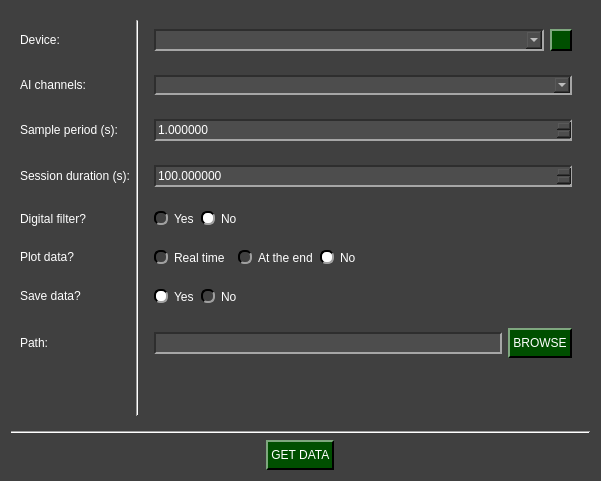
<?xml version="1.0" encoding="UTF-8"?>
<ui version="4.0">
 <class>Arduino_GetData_W</class>
 <widget class="QWidget" name="Arduino_GetData_W">
  <property name="geometry">
   <rect>
    <x>0</x>
    <y>0</y>
    <width>601</width>
    <height>481</height>
   </rect>
  </property>
  <property name="windowTitle">
   <string>Form</string>
  </property>
  <property name="styleSheet">
   <string notr="true">QComboBox QAbstractItemView {
    background-color: rgb(77, 77, 77);
}

QComboBox QAbstractItemView::item:focus{
    background-color: rgb(140, 140, 140);
}

QDoubleSpinBox{
	background-color: rgb(77, 77, 77);
	
	border-top: 1.5px solid rgb(46, 46, 46);
	border-left: 1.5px solid rgb(46, 46, 46);

	border-bottom: 1.5px solid rgb(166, 166, 166);
	border-right: 1.5px solid rgb(166, 166, 166);
}

QDoubleSpinBox::up-button{
    image: url(:/imgs/imgs/drop_up_arrow.png);
	width: 11px;

	background-color: rgb(0, 79, 0);
	border-top: 1.5px solid rgb(127, 167, 127);
	border-left: 1.5px solid rgb(127, 167, 127);

	border-bottom: 1.5px solid rgb(0, 0, 0);
	border-right: 1.5px solid rgb(0, 0, 0);
}

QDoubleSpinBox::up-button:pressed{
	border: 2px solid rgb(255, 255, 255);
}

QDoubleSpinBox::up-button:hover{
	background-color: rgb(0, 50, 0);
}

QDoubleSpinBox::down-button{
    image: url(:/imgs/imgs/drop_down_arrow.png);
	width: 11px;

	background-color: rgb(0, 79, 0);
	border-top: 1.5px solid rgb(127, 167, 127);
	border-left: 1.5px solid rgb(127, 167, 127);

	border-bottom: 1.5px solid rgb(0, 0, 0);
	border-right: 1.5px solid rgb(0, 0, 0);
}

QDoubleSpinBox::down-button:pressed{
	border: 2px solid rgb(255, 255, 255);
}

QDoubleSpinBox::down-button:hover{
	background-color: rgb(0, 50, 0);
}

QWidget#Arduino_GetData_W{
	background-color: rgb(64, 64, 64);
}

QWidget{
	color: rgb(255, 255, 255);
}

QComboBox{
	background-color: rgb(77, 77, 77);
	
	border-top: 1.5px solid rgb(46, 46, 46);
	border-left: 1.5px solid rgb(46, 46, 46);

	border-bottom: 1.5px solid rgb(166, 166, 166);
	border-right: 1.5px solid rgb(166, 166, 166);
}


QComboBox::drop-down{
	image: url(:/imgs/imgs/drop_down_arrow.png);
	width: 11px;

	background-color: rgb(0, 79, 0);
	border-top: 2px solid rgb(127, 167, 127);
	border-left: 2px solid rgb(127, 167, 127);

	border-bottom: 2px solid rgb(0, 0, 0);
	border-right: 2px solid rgb(0, 0, 0);
}

QComboBox::drop-down:hover{
	background-color: rgb(0, 50, 0);
}

QComboBox::drop-down:pressed{
	border: 2px solid rgb(255, 255, 255);
}

QPushButton{
	background-color: rgb(0, 79, 0);

	border-top: 1.5px solid rgb(127, 167, 127);
	border-left: 1.5px solid rgb(127, 167, 127);

	border-bottom: 1.5px solid rgb(0, 0, 0);
	border-right: 1.5px solid rgb(0, 0, 0);

	
	font: 12pt &quot;Helvetica&quot;;
	text-align:center;
}

QWidget{
	font: 12pt &quot;Helvetica&quot;;
}

QPushButton:hover{
	background-color: rgb(0, 50, 0);
}

QPushButton:pressed{
	border: 2px solid rgb(255, 255, 255);
}

QLineEdit{
	background-color: rgb(77, 77, 77);
	border-top: 1.5px solid rgb(46, 46, 46);
	border-left: 1.5px solid rgb(46, 46, 46);

	border-bottom: 1.5px solid rgb(166, 166, 166);
	border-right: 1.5px solid rgb(166, 166, 166);
}

QRadioButton::indicator{
	border-radius: 6px;
	border-top: 1.5px solid rgb(0, 0, 0);
	border-left: 1.5px solid rgb(0, 0, 0);

	border-bottom: 1.5px solid rgb(160, 160, 160);
	border-right: 1.5px solid rgb(160, 160, 160);
}

QRadioButton::indicator::checked{
	background-color: white;
}

QRadioButton::indicator::unchecked:hover{
	background-color: #9F9F9F;
}

QRadioButton::indicator::pressed{
	border: 1.5px solid #505050
}

QPushButton#reload_devices{
	image: url(:/imgs/imgs/reload.png);
	width: 11px;
	background-color: rgb(0, 79, 0);

	border-top: 1.5px solid rgb(127, 167, 127);
	border-left: 1.5px solid rgb(127, 167, 127);

	border-bottom: 1.5px solid rgb(0, 0, 0);
	border-right: 1.5px solid rgb(0, 0, 0);

	
	font: 12pt &quot;Helvetica&quot;;
	text-align:center;
}

QPushButton#reload_devices:hover{
	background-color: rgb(0, 50, 0);
}

QPushButton#reload_devices:pressed{
	border: 2px solid rgb(255, 255, 255);
}</string>
  </property>
  <property name="locale">
   <locale language="English" country="UnitedStates"/>
  </property>
  <layout class="QVBoxLayout" name="verticalLayout">
   <item>
    <widget class="QWidget" name="widget" native="true">
     <layout class="QGridLayout" name="gridLayout">
      <item row="0" column="1" rowspan="11">
       <widget class="Line" name="line">
        <property name="orientation">
         <enum>Qt::Orientation::Vertical</enum>
        </property>
       </widget>
      </item>
      <item row="5" column="2" alignment="Qt::AlignmentFlag::AlignLeft">
       <widget class="QWidget" name="widget_7" native="true">
        <layout class="QHBoxLayout" name="horizontalLayout">
         <item>
          <widget class="QRadioButton" name="yes_rt_plot_radio">
           <property name="text">
            <string>Real time</string>
           </property>
           <property name="checked">
            <bool>false</bool>
           </property>
           <attribute name="buttonGroup">
            <string notr="true">plot_radio_group</string>
           </attribute>
          </widget>
         </item>
         <item>
          <widget class="QLabel" name="label_warning">
           <property name="toolTip">
            <string>&lt;html&gt;&lt;head/&gt;&lt;body&gt;&lt;p&gt;&lt;span style=&quot; font-size:16pt;&quot;&gt;Selecting Real Time may reduce your acquisition performance if you need to collect data at high frequencies ( sample period &amp;lt; 0.05 s ). We suggest plotting at the end of the acquisition if you don't want to be affected.&lt;/span&gt;&lt;/p&gt;&lt;/body&gt;&lt;/html&gt;</string>
           </property>
           <property name="text">
            <string>&lt;html&gt;&lt;head/&gt;&lt;body&gt;&lt;p&gt;&lt;img src=&quot;:/imgs/imgs/Warning_logo.png&quot;/&gt;&lt;/p&gt;&lt;/body&gt;&lt;/html&gt;</string>
           </property>
          </widget>
         </item>
         <item>
          <widget class="QRadioButton" name="yes_ate_plot_radio">
           <property name="text">
            <string>At the end</string>
           </property>
           <attribute name="buttonGroup">
            <string notr="true">plot_radio_group</string>
           </attribute>
          </widget>
         </item>
         <item>
          <widget class="QRadioButton" name="no_plot_radio">
           <property name="text">
            <string>No</string>
           </property>
           <property name="checked">
            <bool>true</bool>
           </property>
           <attribute name="buttonGroup">
            <string notr="true">plot_radio_group</string>
           </attribute>
          </widget>
         </item>
        </layout>
       </widget>
      </item>
      <item row="3" column="2">
       <widget class="QWidget" name="widget_6" native="true">
        <layout class="QGridLayout" name="gridLayout_7">
         <item row="0" column="0">
          <widget class="QDoubleSpinBox" name="sesh_dur_in">
           <property name="minimumSize">
            <size>
             <width>0</width>
             <height>22</height>
            </size>
           </property>
           <property name="maximumSize">
            <size>
             <width>16777215</width>
             <height>22</height>
            </size>
           </property>
           <property name="decimals">
            <number>6</number>
           </property>
           <property name="maximum">
            <double>999999999999.000000000000000</double>
           </property>
           <property name="singleStep">
            <double>0.010000000000000</double>
           </property>
           <property name="stepType">
            <enum>QAbstractSpinBox::StepType::AdaptiveDecimalStepType</enum>
           </property>
           <property name="value">
            <double>100.000000000000000</double>
           </property>
          </widget>
         </item>
        </layout>
       </widget>
      </item>
      <item row="2" column="2">
       <widget class="QWidget" name="widget_5" native="true">
        <layout class="QGridLayout" name="gridLayout_6">
         <item row="0" column="0">
          <widget class="QDoubleSpinBox" name="Ts_in">
           <property name="minimumSize">
            <size>
             <width>0</width>
             <height>22</height>
            </size>
           </property>
           <property name="maximumSize">
            <size>
             <width>16777215</width>
             <height>22</height>
            </size>
           </property>
           <property name="locale">
            <locale language="English" country="UnitedStates"/>
           </property>
           <property name="decimals">
            <number>6</number>
           </property>
           <property name="maximum">
            <double>999999999999.000000000000000</double>
           </property>
           <property name="singleStep">
            <double>0.010000000000000</double>
           </property>
           <property name="stepType">
            <enum>QAbstractSpinBox::StepType::AdaptiveDecimalStepType</enum>
           </property>
           <property name="value">
            <double>1.000000000000000</double>
           </property>
          </widget>
         </item>
        </layout>
       </widget>
      </item>
      <item row="7" column="0">
       <widget class="QLabel" name="label_8">
        <property name="minimumSize">
         <size>
          <width>0</width>
          <height>30</height>
         </size>
        </property>
        <property name="maximumSize">
         <size>
          <width>16777215</width>
          <height>30</height>
         </size>
        </property>
        <property name="text">
         <string>Path:</string>
        </property>
       </widget>
      </item>
      <item row="6" column="0">
       <widget class="QLabel" name="label_7">
        <property name="minimumSize">
         <size>
          <width>0</width>
          <height>30</height>
         </size>
        </property>
        <property name="maximumSize">
         <size>
          <width>16777215</width>
          <height>30</height>
         </size>
        </property>
        <property name="text">
         <string>Save data?</string>
        </property>
       </widget>
      </item>
      <item row="2" column="0">
       <widget class="QLabel" name="label_4">
        <property name="minimumSize">
         <size>
          <width>0</width>
          <height>30</height>
         </size>
        </property>
        <property name="maximumSize">
         <size>
          <width>16777215</width>
          <height>30</height>
         </size>
        </property>
        <property name="text">
         <string>Sample period (s):</string>
        </property>
       </widget>
      </item>
      <item row="4" column="0">
       <widget class="QLabel" name="label_2">
        <property name="minimumSize">
         <size>
          <width>0</width>
          <height>30</height>
         </size>
        </property>
        <property name="text">
         <string>Digital filter?</string>
        </property>
       </widget>
      </item>
      <item row="7" column="2">
       <widget class="QWidget" name="widget_9" native="true">
        <layout class="QHBoxLayout" name="horizontalLayout_3">
         <item alignment="Qt::AlignmentFlag::AlignVCenter">
          <widget class="QLineEdit" name="path_line_edit">
           <property name="minimumSize">
            <size>
             <width>0</width>
             <height>22</height>
            </size>
           </property>
           <property name="maximumSize">
            <size>
             <width>16777215</width>
             <height>22</height>
            </size>
           </property>
          </widget>
         </item>
         <item alignment="Qt::AlignmentFlag::AlignVCenter">
          <widget class="QPushButton" name="path_folder_browse">
           <property name="minimumSize">
            <size>
             <width>0</width>
             <height>30</height>
            </size>
           </property>
           <property name="maximumSize">
            <size>
             <width>16777215</width>
             <height>30</height>
            </size>
           </property>
           <property name="text">
            <string> BROWSE </string>
           </property>
          </widget>
         </item>
        </layout>
       </widget>
      </item>
      <item row="5" column="0">
       <widget class="QLabel" name="label_6">
        <property name="minimumSize">
         <size>
          <width>0</width>
          <height>30</height>
         </size>
        </property>
        <property name="maximumSize">
         <size>
          <width>16777215</width>
          <height>30</height>
         </size>
        </property>
        <property name="text">
         <string>Plot data?</string>
        </property>
       </widget>
      </item>
      <item row="6" column="2" alignment="Qt::AlignmentFlag::AlignLeft">
       <widget class="QWidget" name="widget_8" native="true">
        <layout class="QHBoxLayout" name="horizontalLayout_2">
         <item>
          <widget class="QRadioButton" name="yes_save_radio">
           <property name="text">
            <string>Yes</string>
           </property>
           <property name="checked">
            <bool>true</bool>
           </property>
           <attribute name="buttonGroup">
            <string notr="true">save_radio_group</string>
           </attribute>
          </widget>
         </item>
         <item>
          <widget class="QRadioButton" name="no_save_radio">
           <property name="text">
            <string>No</string>
           </property>
           <attribute name="buttonGroup">
            <string notr="true">save_radio_group</string>
           </attribute>
          </widget>
         </item>
        </layout>
       </widget>
      </item>
      <item row="4" column="2" alignment="Qt::AlignmentFlag::AlignLeft">
       <widget class="QWidget" name="widget_3" native="true">
        <layout class="QHBoxLayout" name="horizontalLayout_4">
         <item alignment="Qt::AlignmentFlag::AlignLeft">
          <widget class="QRadioButton" name="yes_radio">
           <property name="text">
            <string>Yes</string>
           </property>
           <attribute name="buttonGroup">
            <string notr="true">buttonGroup</string>
           </attribute>
          </widget>
         </item>
         <item alignment="Qt::AlignmentFlag::AlignLeft">
          <widget class="QRadioButton" name="no_radio">
           <property name="text">
            <string>No</string>
           </property>
           <property name="checked">
            <bool>true</bool>
           </property>
           <attribute name="buttonGroup">
            <string notr="true">buttonGroup</string>
           </attribute>
          </widget>
         </item>
        </layout>
       </widget>
      </item>
      <item row="0" column="2">
       <widget class="QWidget" name="widget_2" native="true">
        <layout class="QGridLayout" name="gridLayout_3">
         <item row="0" column="0">
          <widget class="QComboBox" name="device_combo">
           <property name="minimumSize">
            <size>
             <width>0</width>
             <height>22</height>
            </size>
           </property>
           <property name="maximumSize">
            <size>
             <width>16777215</width>
             <height>22</height>
            </size>
           </property>
          </widget>
         </item>
         <item row="0" column="1">
          <widget class="QPushButton" name="reload_devices">
           <property name="minimumSize">
            <size>
             <width>22</width>
             <height>22</height>
            </size>
           </property>
           <property name="maximumSize">
            <size>
             <width>22</width>
             <height>22</height>
            </size>
           </property>
           <property name="toolTip">
            <string>&lt;html&gt;&lt;head/&gt;&lt;body&gt;&lt;p&gt;Update COM ports&lt;/p&gt;&lt;/body&gt;&lt;/html&gt;</string>
           </property>
           <property name="text">
            <string/>
           </property>
          </widget>
         </item>
        </layout>
       </widget>
      </item>
      <item row="3" column="0">
       <widget class="QLabel" name="label_5">
        <property name="minimumSize">
         <size>
          <width>0</width>
          <height>30</height>
         </size>
        </property>
        <property name="maximumSize">
         <size>
          <width>16777215</width>
          <height>30</height>
         </size>
        </property>
        <property name="text">
         <string>Session duration (s):</string>
        </property>
       </widget>
      </item>
      <item row="0" column="0">
       <widget class="QLabel" name="label">
        <property name="minimumSize">
         <size>
          <width>0</width>
          <height>30</height>
         </size>
        </property>
        <property name="maximumSize">
         <size>
          <width>16777215</width>
          <height>30</height>
         </size>
        </property>
        <property name="text">
         <string>Device:</string>
        </property>
       </widget>
      </item>
      <item row="1" column="0">
       <widget class="QLabel" name="label_3">
        <property name="text">
         <string>AI channels:</string>
        </property>
       </widget>
      </item>
      <item row="1" column="2">
       <widget class="QWidget" name="widget_4" native="true">
        <layout class="QGridLayout" name="gridLayout_2">
         <item row="0" column="0">
          <widget class="QComboBox" name="channel_combo">
           <property name="editable">
            <bool>true</bool>
           </property>
           <property name="insertPolicy">
            <enum>QComboBox::InsertPolicy::InsertAtBottom</enum>
           </property>
          </widget>
         </item>
        </layout>
       </widget>
      </item>
     </layout>
    </widget>
   </item>
   <item>
    <widget class="Line" name="line_2">
     <property name="orientation">
      <enum>Qt::Orientation::Horizontal</enum>
     </property>
    </widget>
   </item>
   <item alignment="Qt::AlignmentFlag::AlignHCenter">
    <widget class="QPushButton" name="start_get_data">
     <property name="minimumSize">
      <size>
       <width>0</width>
       <height>30</height>
      </size>
     </property>
     <property name="maximumSize">
      <size>
       <width>16777215</width>
       <height>30</height>
      </size>
     </property>
     <property name="styleSheet">
      <string notr="true"/>
     </property>
     <property name="text">
      <string> GET DATA </string>
     </property>
    </widget>
   </item>
  </layout>
 </widget>
 <resources>
  <include location="resources_1.qrc"/>
 </resources>
 <connections/>
 <buttongroups>
  <buttongroup name="plot_radio_group"/>
  <buttongroup name="buttonGroup"/>
  <buttongroup name="save_radio_group"/>
 </buttongroups>
</ui>
